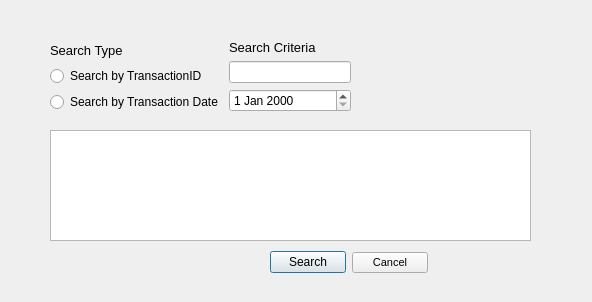
<?xml version="1.0" encoding="UTF-8"?>
<ui version="4.0">
 <class>Dialog_search</class>
 <widget class="QDialog" name="Dialog_search">
  <property name="geometry">
   <rect>
    <x>0</x>
    <y>0</y>
    <width>592</width>
    <height>302</height>
   </rect>
  </property>
  <property name="windowTitle">
   <string>Search Transactions</string>
  </property>
  <widget class="QTableWidget" name="tableWidget">
   <property name="geometry">
    <rect>
     <x>50</x>
     <y>130</y>
     <width>481</width>
     <height>111</height>
    </rect>
   </property>
   <property name="alternatingRowColors">
    <bool>true</bool>
   </property>
   <property name="showGrid">
    <bool>true</bool>
   </property>
  </widget>
  <widget class="QWidget" name="">
   <property name="geometry">
    <rect>
     <x>270</x>
     <y>250</y>
     <width>158</width>
     <height>25</height>
    </rect>
   </property>
   <layout class="QHBoxLayout" name="horizontalLayout">
    <item>
     <widget class="QPushButton" name="search">
      <property name="text">
       <string>Search</string>
      </property>
     </widget>
    </item>
    <item>
     <widget class="QPushButton" name="cancel_search">
      <property name="font">
       <font>
        <pointsize>8</pointsize>
       </font>
      </property>
      <property name="text">
       <string>Cancel</string>
      </property>
      <property name="checkable">
       <bool>false</bool>
      </property>
     </widget>
    </item>
   </layout>
  </widget>
  <widget class="QWidget" name="">
   <property name="geometry">
    <rect>
     <x>50</x>
     <y>40</y>
     <width>301</width>
     <height>72</height>
    </rect>
   </property>
   <layout class="QHBoxLayout" name="horizontalLayout_2">
    <item>
     <layout class="QVBoxLayout" name="verticalLayout_2">
      <item>
       <widget class="QLabel" name="label">
        <property name="font">
         <font>
          <pointsize>10</pointsize>
         </font>
        </property>
        <property name="text">
         <string>Search Type</string>
        </property>
       </widget>
      </item>
      <item>
       <widget class="QRadioButton" name="searchID_radioButton">
        <property name="text">
         <string>Search by TransactionID</string>
        </property>
       </widget>
      </item>
      <item>
       <widget class="QRadioButton" name="searchDate_radioButton">
        <property name="text">
         <string>Search by Transaction Date</string>
        </property>
       </widget>
      </item>
     </layout>
    </item>
    <item>
     <layout class="QVBoxLayout" name="verticalLayout">
      <item>
       <widget class="QLabel" name="label_2">
        <property name="font">
         <font>
          <pointsize>10</pointsize>
         </font>
        </property>
        <property name="text">
         <string>Search Criteria</string>
        </property>
       </widget>
      </item>
      <item>
       <widget class="QLineEdit" name="lineEdit"/>
      </item>
      <item>
       <widget class="QDateEdit" name="dateEdit"/>
      </item>
     </layout>
    </item>
   </layout>
  </widget>
 </widget>
 <resources/>
 <connections/>
</ui>
